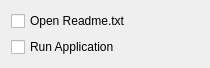
<?xml version="1.0" encoding="UTF-8"?>
<ui version="4.0">
 <class>FinishAndOpenForm</class>
 <widget class="QWidget" name="FinishAndOpenForm">
  <property name="geometry">
   <rect>
    <x>0</x>
    <y>0</y>
    <width>210</width>
    <height>56</height>
   </rect>
  </property>
  <layout class="QVBoxLayout" name="verticalLayout">
   <item>
    <widget class="QCheckBox" name="openReadmeCheckBox">
     <property name="text">
      <string>Open Readme.txt</string>
     </property>
    </widget>
   </item>
   <item>
    <widget class="QCheckBox" name="runAppCheckBox">
     <property name="text">
      <string>Run Application</string>
     </property>
    </widget>
   </item>
  </layout>
 </widget>
 <resources/>
 <connections/>
</ui>
